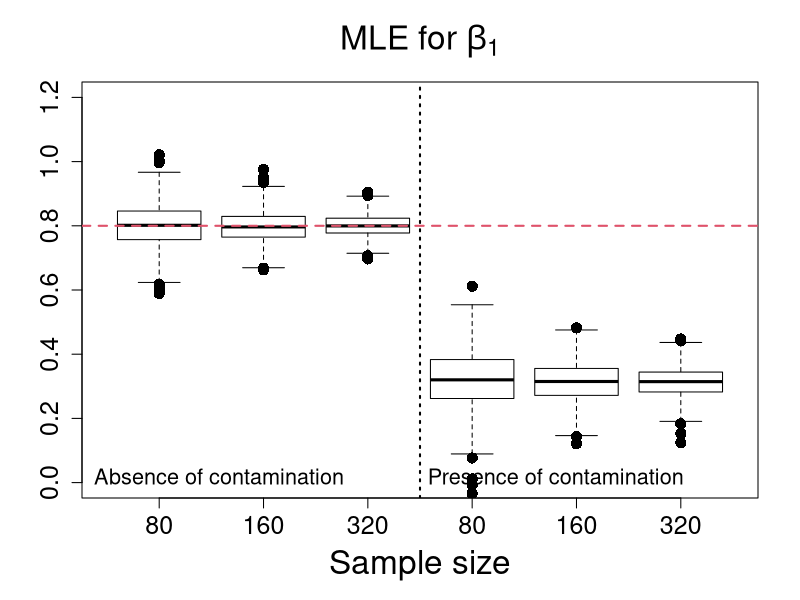
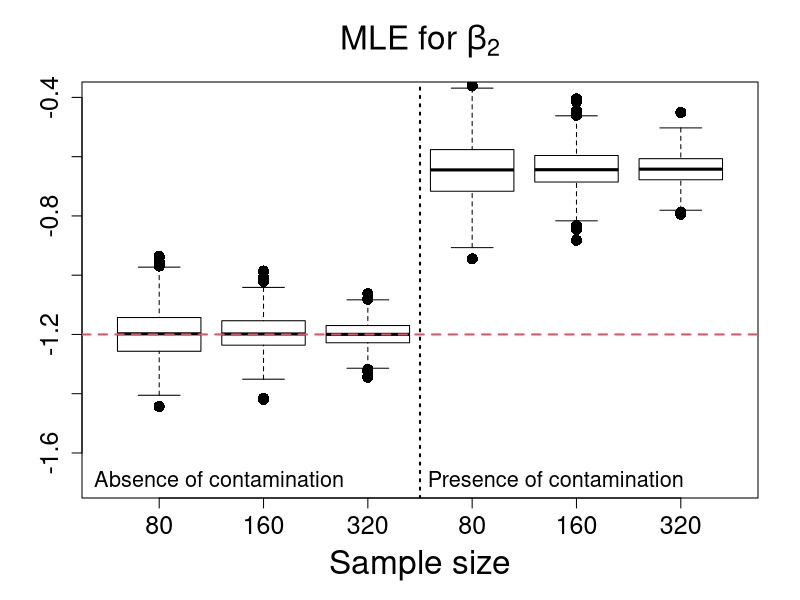
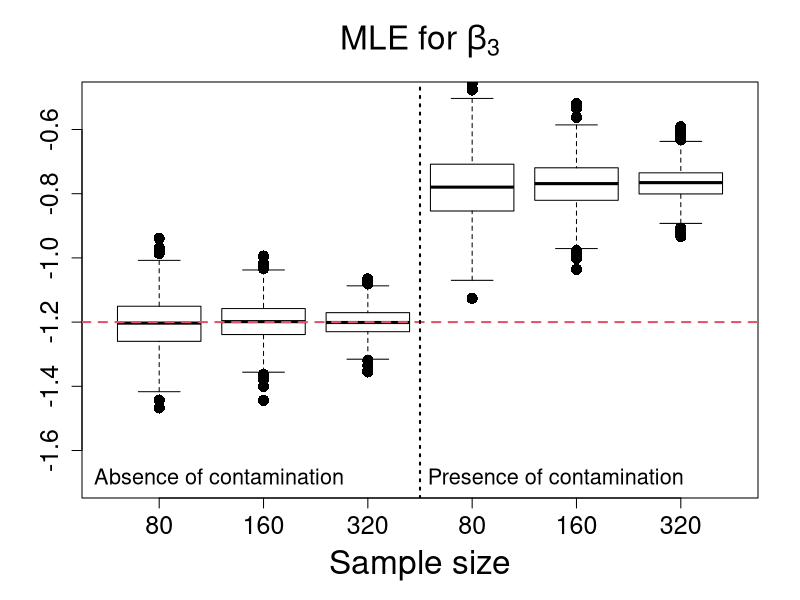
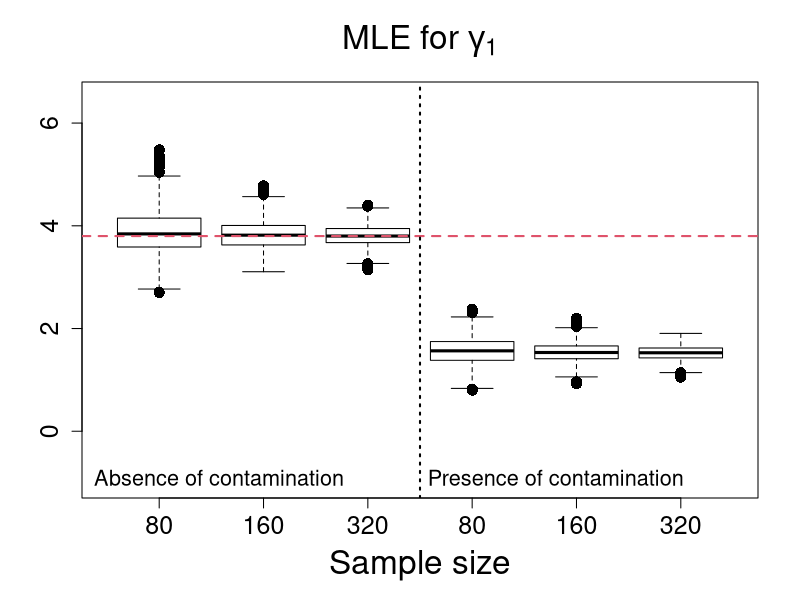
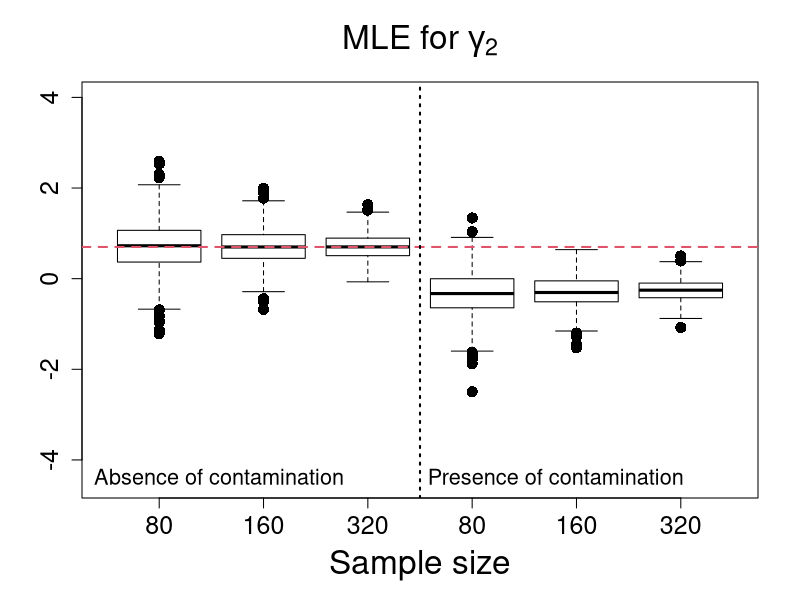
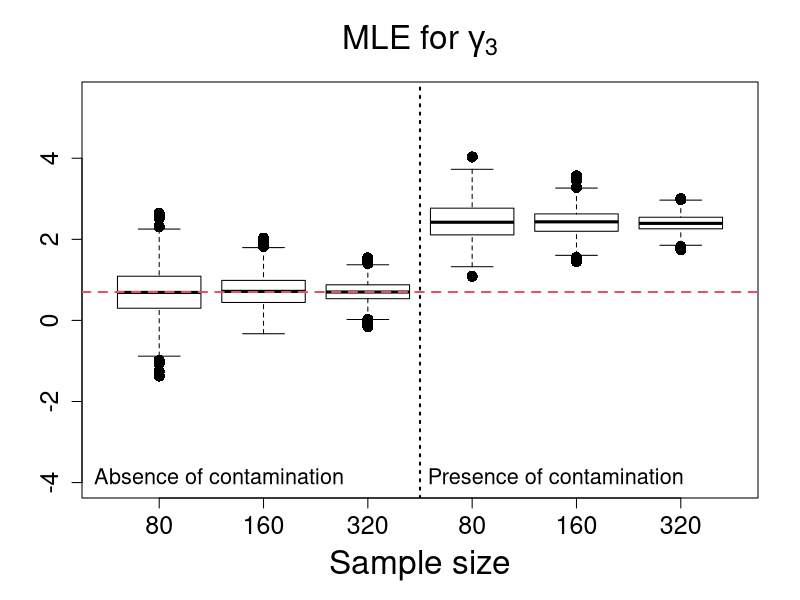
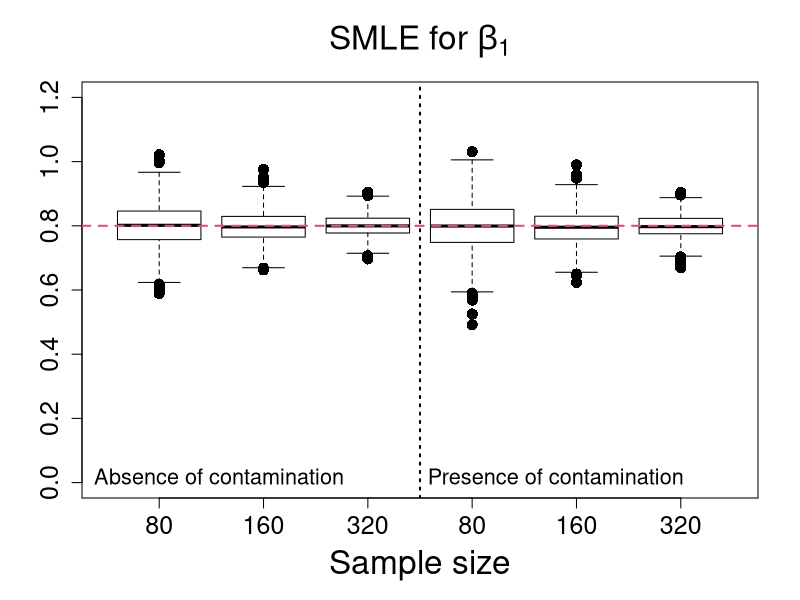
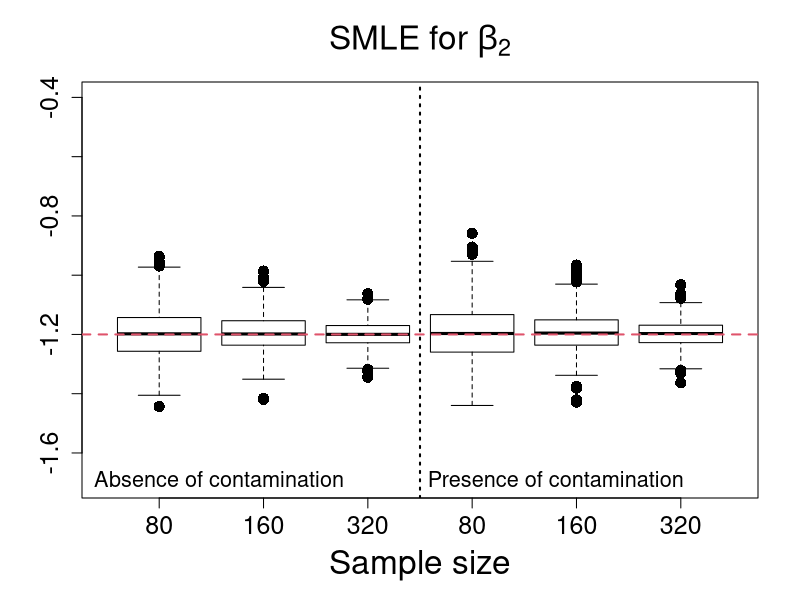

R code for these plots, in order:
rm(list=ls())

data80 <- read.table("Estimates_Scenario2_n80.txt", h=T)
data160 <- read.table("Estimates_Scenario2_n160.txt", h=T)
data320 <- read.table("Estimates_Scenario2_n320.txt", h=T)

#**************************MLE estimates******************************#
MLE_beta1_n80 <- data80$MLE_beta1; MLEC_beta1_n80 <- data80$MLE_C_beta1
MLE_beta2_n80 <- data80$MLE_beta2; MLEC_beta2_n80 <- data80$MLE_C_beta2
MLE_beta3_n80 <- data80$MLE_beta3; MLEC_beta3_n80 <- data80$MLE_C_beta3
MLE_gama1_n80 <- data80$MLE_gama1; MLEC_gama1_n80 <- data80$MLE_C_gama1
MLE_gama2_n80 <- data80$MLE_gama2; MLEC_gama2_n80 <- data80$MLE_C_gama2
MLE_gama3_n80 <- data80$MLE_gama3; MLEC_gama3_n80 <- data80$MLE_C_gama3

MLE_beta1_n160 <- data160$MLE_beta1; MLEC_beta1_n160 <- data160$MLE_C_beta1
MLE_beta2_n160 <- data160$MLE_beta2; MLEC_beta2_n160 <- data160$MLE_C_beta2
MLE_beta3_n160 <- data160$MLE_beta3; MLEC_beta3_n160 <- data160$MLE_C_beta3
MLE_gama1_n160 <- data160$MLE_gama1; MLEC_gama1_n160 <- data160$MLE_C_gama1
MLE_gama2_n160 <- data160$MLE_gama2; MLEC_gama2_n160 <- data160$MLE_C_gama2
MLE_gama3_n160 <- data160$MLE_gama3; MLEC_gama3_n160 <- data160$MLE_C_gama3

MLE_beta1_n320 <- data320$MLE_beta1; MLEC_beta1_n320 <- data320$MLE_C_beta1
MLE_beta2_n320 <- data320$MLE_beta2; MLEC_beta2_n320 <- data320$MLE_C_beta2
MLE_beta3_n320 <- data320$MLE_beta3; MLEC_beta3_n320 <- data320$MLE_C_beta3
MLE_gama1_n320 <- data320$MLE_gama1; MLEC_gama1_n320 <- data320$MLE_C_gama1
MLE_gama2_n320 <- data320$MLE_gama2; MLEC_gama2_n320 <- data320$MLE_C_gama2
MLE_gama3_n320 <- data320$MLE_gama3; MLEC_gama3_n320 <- data320$MLE_C_gama3


#**************************SMLE estimates******************************#
SMLE_beta1_n80 <- data80$SMLE_beta1; SMLEC_beta1_n80 <- data80$SMLE_C_beta1
SMLE_beta2_n80 <- data80$SMLE_beta2; SMLEC_beta2_n80 <- data80$SMLE_C_beta2
SMLE_beta3_n80 <- data80$SMLE_beta3; SMLEC_beta3_n80 <- data80$SMLE_C_beta3
SMLE_gama1_n80 <- data80$SMLE_gama1; SMLEC_gama1_n80 <- data80$SMLE_C_gama1
SMLE_gama2_n80 <- data80$SMLE_gama2; SMLEC_gama2_n80 <- data80$SMLE_C_gama2
SMLE_gama3_n80 <- data80$SMLE_gama3; SMLEC_gama3_n80 <- data80$SMLE_C_gama3

SMLE_beta1_n160 <- data160$SMLE_beta1; SMLEC_beta1_n160 <- data160$SMLE_C_beta1
SMLE_beta2_n160 <- data160$SMLE_beta2; SMLEC_beta2_n160 <- data160$SMLE_C_beta2
SMLE_beta3_n160 <- data160$SMLE_beta3; SMLEC_beta3_n160 <- data160$SMLE_C_beta3
SMLE_gama1_n160 <- data160$SMLE_gama1; SMLEC_gama1_n160 <- data160$SMLE_C_gama1
SMLE_gama2_n160 <- data160$SMLE_gama2; SMLEC_gama2_n160 <- data160$SMLE_C_gama2
SMLE_gama3_n160 <- data160$SMLE_gama3; SMLEC_gama3_n160 <- data160$SMLE_C_gama3

SMLE_beta1_n320 <- data320$SMLE_beta1; SMLEC_beta1_n320 <- data320$SMLE_C_beta1
SMLE_beta2_n320 <- data320$SMLE_beta2; SMLEC_beta2_n320 <- data320$SMLE_C_beta2
SMLE_beta3_n320 <- data320$SMLE_beta3; SMLEC_beta3_n320 <- data320$SMLE_C_beta3
SMLE_gama1_n320 <- data320$SMLE_gama1; SMLEC_gama1_n320 <- data320$SMLE_C_gama1
SMLE_gama2_n320 <- data320$SMLE_gama2; SMLEC_gama2_n320 <- data320$SMLE_C_gama2
SMLE_gama3_n320 <- data320$SMLE_gama3; SMLEC_gama3_n320 <- data320$SMLE_C_gama3

#**************************MDPDE estimates******************************#


MDPDE_beta1_n80 <- data80$MDPDE_beta1; MDPDEC_beta1_n80 <- data80$MDPDE_C_beta1
MDPDE_beta2_n80 <- data80$MDPDE_beta2; MDPDEC_beta2_n80 <- data80$MDPDE_C_beta2
MDPDE_beta3_n80 <- data80$MDPDE_beta3; MDPDEC_beta3_n80 <- data80$MDPDE_C_beta3
MDPDE_gama1_n80 <- data80$MDPDE_gama1; MDPDEC_gama1_n80 <- data80$MDPDE_C_gama1
MDPDE_gama2_n80 <- data80$MDPDE_gama2; MDPDEC_gama2_n80 <- data80$MDPDE_C_gama2
MDPDE_gama3_n80 <- data80$MDPDE_gama3; MDPDEC_gama3_n80 <- data80$MDPDE_C_gama3

MDPDE_beta1_n160 <- data160$MDPDE_beta1; MDPDEC_beta1_n160 <- data160$MDPDE_C_beta1
MDPDE_beta2_n160 <- data160$MDPDE_beta2; MDPDEC_beta2_n160 <- data160$MDPDE_C_beta2
MDPDE_beta3_n160 <- data160$MDPDE_beta3; MDPDEC_beta3_n160 <- data160$MDPDE_C_beta3
MDPDE_gama1_n160 <- data160$MDPDE_gama1; MDPDEC_gama1_n160 <- data160$MDPDE_C_gama1
MDPDE_gama2_n160 <- data160$MDPDE_gama2; MDPDEC_gama2_n160 <- data160$MDPDE_C_gama2
MDPDE_gama3_n160 <- data160$MDPDE_gama3; MDPDEC_gama3_n160 <- data160$MDPDE_C_gama3

MDPDE_beta1_n320 <- data320$MDPDE_beta1; MDPDEC_beta1_n320 <- data320$MDPDE_C_beta1
MDPDE_beta2_n320 <- data320$MDPDE_beta2; MDPDEC_beta2_n320 <- data320$MDPDE_C_beta2
MDPDE_beta3_n320 <- data320$MDPDE_beta3; MDPDEC_beta3_n320 <- data320$MDPDE_C_beta3
MDPDE_gama1_n320 <- data320$MDPDE_gama1; MDPDEC_gama1_n320 <- data320$MDPDE_C_gama1
MDPDE_gama2_n320 <- data320$MDPDE_gama2; MDPDEC_gama2_n320 <- data320$MDPDE_C_gama2
MDPDE_gama3_n320 <- data320$MDPDE_gama3; MDPDEC_gama3_n320 <- data320$MDPDE_C_gama3

#********************MLE estimates of beta1****************#
boxplot(MLE_beta1_n80,MLE_beta1_n160,MLE_beta1_n320,
MLEC_beta1_n80,MLEC_beta1_n160,MLEC_beta1_n320,
main=expression( paste("MLE for ", beta[1])),
xlab="Sample size",ylab="",names=c(80,160,320,80,160,320),outline=T,
ylim=c(0.0,1.2), cex=1.5,cex.lab=2.0,cex.axis=1.5,cex.main=2.0, pch=16, col=NULL)
abline(0.8,0,col=2,lty=2,lwd=2)
abline(v=3.5,lty=3,lwd=2)
legend(0.0, 0.1,"Absence of contamination",bty="n",cex=1.3)
legend(3.2, 0.1,"Presence of contamination",bty="n",cex=1.3)

#********************MLE estimates of beta2****************#
boxplot(MLE_beta2_n80,MLE_beta2_n160,MLE_beta2_n320,
MLEC_beta2_n80,MLEC_beta2_n160,MLEC_beta2_n320,
main=expression( paste("MLE for ", beta[2])),
xlab="Sample size",ylab="",names=c(80,160,320,80,160,320),outline=T,
ylim=c(-1.7,-0.4), cex=1.5,cex.lab=2.0,cex.axis=1.5,cex.main=2.0, pch=16, col=NULL)
abline(-1.2,0,col=2,lty=2,lwd=2)
abline(v=3.5,lty=3,lwd=2)
legend(0.0,-1.6,"Absence of contamination",bty="n",cex=1.3)
legend(3.2,-1.6,"Presence of contamination",bty="n",cex=1.3)

#********************MLE estimates of beta3****************#
boxplot(MLE_beta3_n80,MLE_beta3_n160,MLE_beta3_n320,
MLEC_beta3_n80,MLEC_beta3_n160,MLEC_beta3_n320,
main=expression( paste("MLE for ", beta[3])),
xlab="Sample size",ylab="",names=c(80,160,320,80,160,320),outline=T,
ylim=c(-1.7,-0.5), cex=1.5,cex.lab=2.0,cex.axis=1.5,cex.main=2.0, pch=16, col=NULL)
abline(-1.2,0,col=2,lty=2,lwd=2)
abline(v=3.5,lty=3,lwd=2)
legend(0.0,-1.6,"Absence of contamination",bty="n",cex=1.3)
legend(3.2,-1.6,"Presence of contamination",bty="n",cex=1.3)

#********************MLE estimates of gamma1****************#
boxplot(MLE_gama1_n80,MLE_gama1_n160,MLE_gama1_n320,
MLEC_gama1_n80,MLEC_gama1_n160,MLEC_gama1_n320,
main=expression( paste("MLE for ", gamma[1])),
xlab="Sample size",ylab="",names=c(80,160,320,80,160,320),outline=T,
ylim=c(-1.0,6.5), cex=1.5,cex.lab=2.0,cex.axis=1.5,cex.main=2.0, pch=16, col=NULL)
abline(3.8,0,col=2,lty=2,lwd=2)
abline(v=3.5,lty=3,lwd=2)
legend(0.0,-0.4,"Absence of contamination",bty="n",cex=1.3)
legend(3.2,-0.4,"Presence of contamination",bty="n",cex=1.3)

#********************MLE estimates of gamma2****************#
boxplot(MLE_gama2_n80,MLE_gama2_n160,MLE_gama2_n320,
MLEC_gama2_n80,MLEC_gama2_n160,MLEC_gama2_n320,
main=expression( paste("MLE for ", gamma[2])),
xlab="Sample size",ylab="",names=c(80,160,320,80,160,320),outline=T,
ylim=c(-4.5,4), cex=1.5,cex.lab=2.0,cex.axis=1.5,cex.main=2.0, pch=16, col=NULL)
abline(0.7,0,col=2,lty=2,lwd=2)
abline(v=3.5,lty=3,lwd=2)
legend(0.0,-3.8,"Absence of contamination",bty="n",cex=1.3)
legend(3.2,-3.8,"Presence of contamination",bty="n",cex=1.3)

#********************MLE estimates of gamma3****************#
boxplot(MLE_gama3_n80,MLE_gama3_n160,MLE_gama3_n320,
MLEC_gama3_n80,MLEC_gama3_n160,MLEC_gama3_n320,
main=expression( paste("MLE for ", gamma[3])),
xlab="Sample size",ylab="",names=c(80,160,320,80,160,320),outline=T,
ylim=c(-4,5.5), cex=1.5,cex.lab=2.0,cex.axis=1.5,cex.main=2.0, pch=16, col=NULL)
abline(0.7,0,col=2,lty=2,lwd=2)
abline(v=3.5,lty=3,lwd=2)
legend(0.0,-3.2,"Absence of contamination",bty="n",cex=1.3)
legend(3.2,-3.2,"Presence of contamination",bty="n",cex=1.3)

#**************************SMLE estimates******************************#

#********************SMLE estimates of beta1****************#
boxplot(SMLE_beta1_n80,SMLE_beta1_n160,SMLE_beta1_n320,
SMLEC_beta1_n80,SMLEC_beta1_n160,SMLEC_beta1_n320,
main=expression( paste("SMLE for ", beta[1])),
xlab="Sample size",ylab="",names=c(80,160,320,80,160,320),outline=T,
ylim=c(0.0,1.2), cex=1.5,cex.lab=2.0,cex.axis=1.5,cex.main=2.0, pch=16, col=NULL)
abline(0.8,0,col=2,lty=2,lwd=2)
abline(v=3.5,lty=3,lwd=2)
legend(0.0, 0.1,"Absence of contamination",bty="n",cex=1.3)
legend(3.2, 0.1,"Presence of contamination",bty="n",cex=1.3)

#********************SMLE estimates of beta2****************#
boxplot(SMLE_beta2_n80,SMLE_beta2_n160,SMLE_beta2_n320,
SMLEC_beta2_n80,SMLEC_beta2_n160,SMLEC_beta2_n320,
main=expression( paste("SMLE for ", beta[2])),
xlab="Sample size",ylab="",names=c(80,160,320,80,160,320),outline=T,
ylim=c(-1.7,-0.4), cex=1.5,cex.lab=2.0,cex.axis=1.5,cex.main=2.0, pch=16, col=NULL)
abline(-1.2,0,col=2,lty=2,lwd=2)
abline(v=3.5,lty=3,lwd=2)
legend(0.0,-1.6,"Absence of contamination",bty="n",cex=1.3)
legend(3.2,-1.6,"Presence of contamination",bty="n",cex=1.3)

#********************SMLE estimates of beta3****************#
boxplot(SMLE_beta3_n80,SMLE_beta3_n160,SMLE_beta3_n320,
SMLEC_beta3_n80,SMLEC_beta3_n160,SMLEC_beta3_n320,
main=expression( paste("SMLE for ", beta[3])),
xlab="Sample size",ylab="",names=c(80,160,320,80,160,320),outline=T,
ylim=c(-1.7,-0.5), cex=1.5,cex.lab=2.0,cex.axis=1.5,cex.main=2.0, pch=16, col=NULL)
abline(-1.2,0,col=2,lty=2,lwd=2)
abline(v=3.5,lty=3,lwd=2)
legend(0.0,-1.6,"Absence of contamination",bty="n",cex=1.3)
legend(3.2,-1.6,"Presence of contamination",bty="n",cex=1.3)

#********************SMLE estimates of gamma1****************#
boxplot(SMLE_gama1_n80,SMLE_gama1_n160,SMLE_gama1_n320,
SMLEC_gama1_n80,SMLEC_gama1_n160,SMLEC_gama1_n320,
main=expression( paste("SMLE for ", gamma[1])),
xlab="Sample size",ylab="",names=c(80,160,320,80,160,320),outline=T,
ylim=c(-1.0,6.5), cex=1.5,cex.lab=2.0,cex.axis=1.5,cex.main=2.0, pch=16, col=NULL)
abline(3.8,0,col=2,lty=2,lwd=2)
abline(v=3.5,lty=3,lwd=2)
legend(0.0,-0.4,"Absence of contamination",bty="n",cex=1.3)
legend(3.2,-0.4,"Presence of contamination",bty="n",cex=1.3)

#********************SMLE estimates of gamma2****************#
boxplot(SMLE_gama2_n80,SMLE_gama2_n160,SMLE_gama2_n320,
SMLEC_gama2_n80,SMLEC_gama2_n160,SMLEC_gama2_n320,
main=expression( paste("SMLE for ", gamma[2])),
xlab="Sample size",ylab="",names=c(80,160,320,80,160,320),outline=T,
ylim=c(-4.5,4), cex=1.5,cex.lab=2.0,cex.axis=1.5,cex.main=2.0, pch=16, col=NULL)
abline(0.7,0,col=2,lty=2,lwd=2)
abline(v=3.5,lty=3,lwd=2)
legend(0.0,-3.8,"Absence of contamination",bty="n",cex=1.3)
legend(3.2,-3.8,"Presence of contamination",bty="n",cex=1.3)

#********************SMLE estimates of gamma3****************#
boxplot(SMLE_gama3_n80,SMLE_gama3_n160,SMLE_gama3_n320,
SMLEC_gama3_n80,SMLEC_gama3_n160,SMLEC_gama3_n320,
main=expression( paste("SMLE for ", gamma[3])),
xlab="Sample size",ylab="",names=c(80,160,320,80,160,320),outline=T,
ylim=c(-4,5.5), cex=1.5,cex.lab=2.0,cex.axis=1.5,cex.main=2.0, pch=16, col=NULL)
abline(0.7,0,col=2,lty=2,lwd=2)
abline(v=3.5,lty=3,lwd=2)
legend(0.0,-3.2,"Absence of contamination",bty="n",cex=1.3)
legend(3.2,-3.2,"Presence of contamination",bty="n",cex=1.3)

#**************************MDPDE estimates******************************#

#********************MDPDE estimates of beta1****************#
boxplot(MDPDE_beta1_n80,MDPDE_beta1_n160,MDPDE_beta1_n320,
MDPDEC_beta1_n80,MDPDEC_beta1_n160,MDPDEC_beta1_n320,
main=expression( paste("MDPDE for ", beta[1])),
xlab="Sample size",ylab="",names=c(80,160,320,80,160,320),outline=T,
ylim=c(0.0,1.2), cex=1.5,cex.lab=2.0,cex.axis=1.5,cex.main=2.0, pch=16, col=NULL)
abline(0.8,0,col=2,lty=2,lwd=2)
abline(v=3.5,lty=3,lwd=2)
legend(0.0, 0.1,"Absence of contamination",bty="n",cex=1.3)
legend(3.2, 0.1,"Presence of contamination",bty="n",cex=1.3)

#********************MDPDE estimates of beta2****************#
boxplot(MDPDE_beta2_n80,MDPDE_beta2_n160,MDPDE_beta2_n320,
MDPDEC_beta2_n80,MDPDEC_beta2_n160,MDPDEC_beta2_n320,
main=expression( paste("MDPDE for ", beta[2])),
xlab="Sample size",ylab="",names=c(80,160,320,80,160,320),outline=T,
ylim=c(-1.7,-0.4), cex=1.5,cex.lab=2.0,cex.axis=1.5,cex.main=2.0, pch=16, col=NULL)
abline(-1.2,0,col=2,lty=2,lwd=2)
abline(v=3.5,lty=3,lwd=2)
legend(0.0,-1.6,"Absence of contamination",bty="n",cex=1.3)
legend(3.2,-1.6,"Presence of contamination",bty="n",cex=1.3)

#********************MDPDE estimates of beta3****************#
boxplot(MDPDE_beta3_n80,MDPDE_beta3_n160,MDPDE_beta3_n320,
MDPDEC_beta3_n80,MDPDEC_beta3_n160,MDPDEC_beta3_n320,
main=expression( paste("MDPDE for ", beta[3])),
xlab="Sample size",ylab="",names=c(80,160,320,80,160,320),outline=T,
ylim=c(-1.7,-0.5), cex=1.5,cex.lab=2.0,cex.axis=1.5,cex.main=2.0, pch=16, col=NULL)
abline(-1.2,0,col=2,lty=2,lwd=2)
abline(v=3.5,lty=3,lwd=2)
legend(0.0,-1.6,"Absence of contamination",bty="n",cex=1.3)
legend(3.2,-1.6,"Presence of contamination",bty="n",cex=1.3)

#********************MDPDE estimates of gamma1****************#
boxplot(MDPDE_gama1_n80,MDPDE_gama1_n160,MDPDE_gama1_n320,
MDPDEC_gama1_n80,MDPDEC_gama1_n160,MDPDEC_gama1_n320,
main=expression( paste("MDPDE for ", gamma[1])),
xlab="Sample size",ylab="",names=c(80,160,320,80,160,320),outline=T,
ylim=c(-1.0,6.5), cex=1.5,cex.lab=2.0,cex.axis=1.5,cex.main=2.0, pch=16, col=NULL)
abline(3.8,0,col=2,lty=2,lwd=2)
abline(v=3.5,lty=3,lwd=2)
legend(0.0,-0.4,"Absence of contamination",bty="n",cex=1.3)
legend(3.2,-0.4,"Presence of contamination",bty="n",cex=1.3)

#********************MDPDE estimates of gamma2****************#
boxplot(MDPDE_gama2_n80,MDPDE_gama2_n160,MDPDE_gama2_n320,
MDPDEC_gama2_n80,MDPDEC_gama2_n160,MDPDEC_gama2_n320,
main=expression( paste("MDPDE for ", gamma[2])),
xlab="Sample size",ylab="",names=c(80,160,320,80,160,320),outline=T,
ylim=c(-4.5,4), cex=1.5,cex.lab=2.0,cex.axis=1.5,cex.main=2.0, pch=16, col=NULL)
abline(0.7,0,col=2,lty=2,lwd=2)
abline(v=3.5,lty=3,lwd=2)
legend(0.0,-3.8,"Absence of contamination",bty="n",cex=1.3)
legend(3.2,-3.8,"Presence of contamination",bty="n",cex=1.3)

#********************MDPDE estimates of gamma3****************#
boxplot(MDPDE_gama3_n80,MDPDE_gama3_n160,MDPDE_gama3_n320,
MDPDEC_gama3_n80,MDPDEC_gama3_n160,MDPDEC_gama3_n320,
main=expression( paste("MDPDE for ", gamma[3])),
xlab="Sample size",ylab="",names=c(80,160,320,80,160,320),outline=T,
ylim=c(-4,5.5), cex=1.5,cex.lab=2.0,cex.axis=1.5,cex.main=2.0, pch=16, col=NULL)
abline(0.7,0,col=2,lty=2,lwd=2)
abline(v=3.5,lty=3,lwd=2)
legend(0.0,-3.2,"Absence of contamination",bty="n",cex=1.3)
legend(3.2,-3.2,"Presence of contamination",bty="n",cex=1.3)











